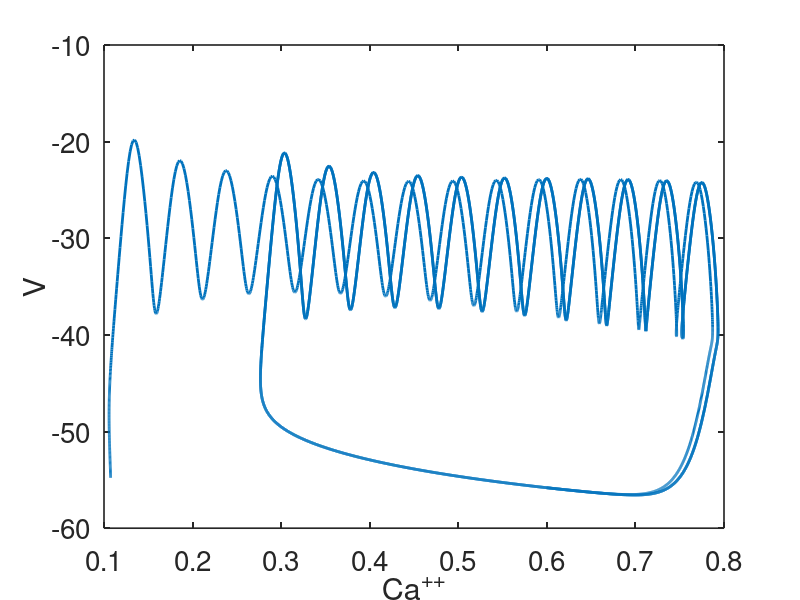
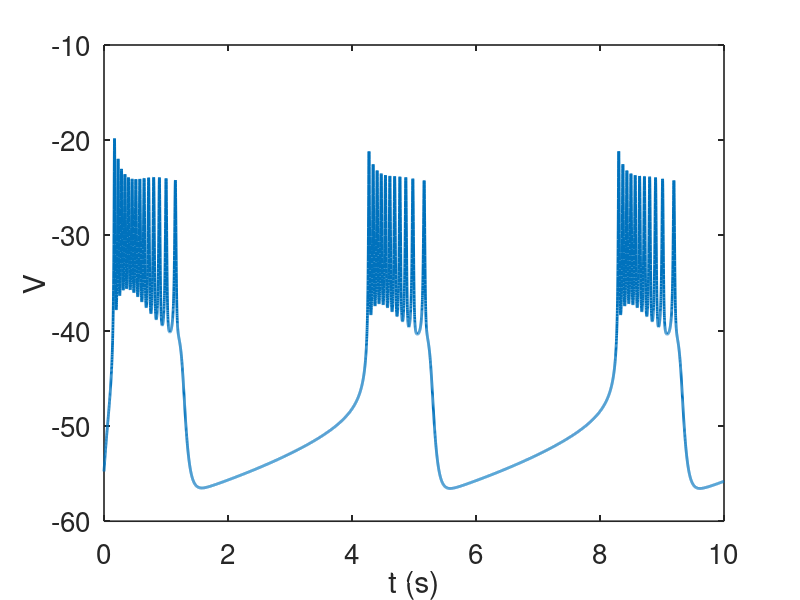
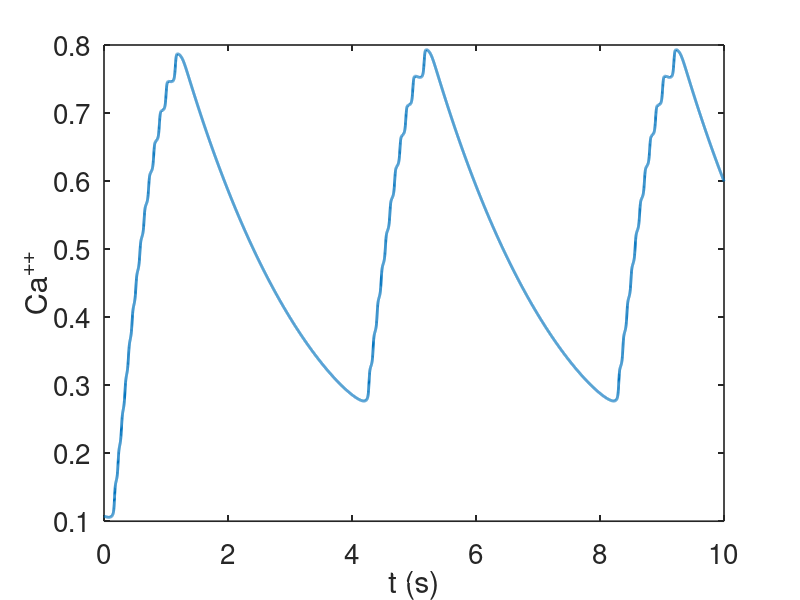

MATLAB code for these plots, in order:

%  -------------------------------------------------------------------
%
%   Code for the three-variable Chay-Keizer model of electrical bursting 
%   in pancreatic beta cells.
%
%   For Chapter 9, Section 9.1.1 of
%   Keener and Sneyd, Mathematical Physiology, 3rd Edition, Springer.
% 
%   Written by James Keener and James Sneyd
% 
%  ------------------------------------------------------------------- 

function CheyKeizer
global   lam vca vk gk gca   vprime vstar gkca Kd
global  vl cm   f alpha kca  gl 

set(0,                           ...
   'defaultaxesfontsize', 20,   ...
   'defaultaxeslinewidth', 1.2, ...
   'defaultlinelinewidth', 2.0, ...
   'defaultpatchlinewidth', 0.7); 
 % parameter set

 cm=4.5;
 gca=13;
 gk=12;
 gl=0.04;
 gkca=0.09;
 vca=100;
 vk=-75;
 vl=-40;
  vprime=50;
  vstar=30;
 f=0.01;
 alpha=0.01525;
 Kd=1; 
 kca=0.04; 
 lam=0.5;
 
 
total=10000;
tstep = 1;

%specify the output points
tspan = [0:tstep:total];
%initial data
v0=-54.77;
n0=0.00044;
ca0=0.1075;
 u0 = [v0,n0,ca0];
 
[T,S] = ode23(@deRHS,tspan, u0, odeset('maxstep',1));  

figure(1)
plot(S(:,3),S(:,1))
ylabel('V')
xlabel('Ca^{++}')
figure(2)
plot(T/1000,S(:,1))
xlabel('t (s)')
ylabel('V')

figure(3)
plot(T/1000,S(:,3))
xlabel('t (s)')
ylabel('Ca^{++}')

function s_prime=deRHS(t,s)
global  cstar gkcabar lam vca vk gk gca captot vbar vprime vstar gkca Kd
global  vl cm vm sm vh sh a  b c f alpha kca  gl

v=s(1);
n = s(2);
ca=s(3);

% gatiing functions
 
alphamca    = -0.1*((v+vprime)-25)/(exp(-((v+vprime)-25)/10)-1);
betamca     = 4*exp(-(v+vprime)/18);
alphahca    = 0.07*exp(-(v+vprime)/20);
betahca     = 1/(exp(-((v+vprime)-30)/10)+1);
alphan      = -0.01*((v+vstar)-10)/(exp(-((v+vstar)-10)/10)-1);
betan      = 0.125*exp(-(v+vstar)/80);

minf =alphamca /(alphamca + betamca );
hinf =alphahca/(alphahca + betahca);

% Ionic currents:
ica  = gca*minf^3*hinf*(v-vca);
ik   = gk*n^4*(v-vk);
 
ikca = gkca*ca/(ca+Kd)*(v-vk);
il   = gl*(v-vl);

% The differential equations:
vp    = -1/cm*(ica+ik+ikca+il) ;
np    = lam*(alphan*(1-n)-betan*n) ; 
cap   = f*(-alpha*ica-kca*ca);

 

s_prime = [vp;np;cap];
 
